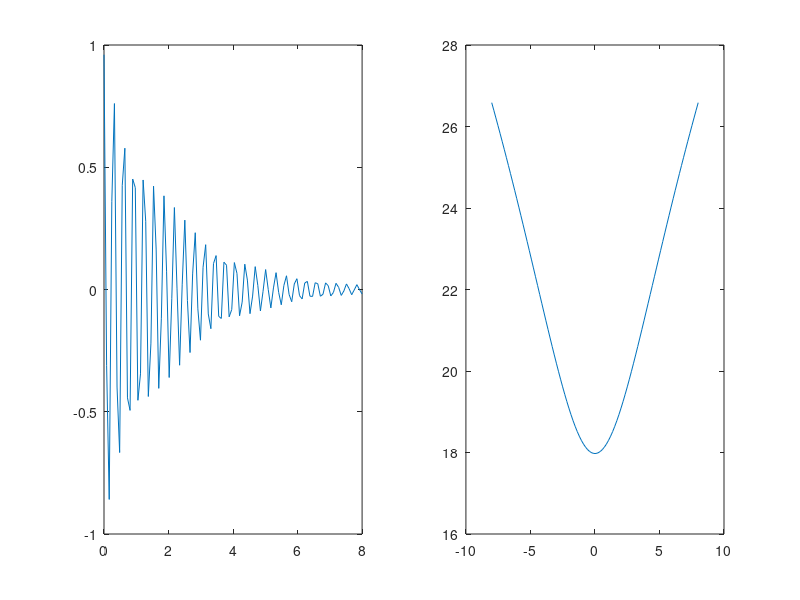

Write the MATLAB code that produced this figure.
% Esercizio 08

% Dati
e = exp(1);
f = @(x) e.^(-0.5*x).*cos(20*x - 6);
g = @(x) 6*log(x.^2 + 20);
xf = linspace(0,8);
xg = linspace(-8,8);

% Richieste
subplot(1,2,1)
plot(xf,f(xf))

subplot(1,2,2)
plot(xg,g(xg))
